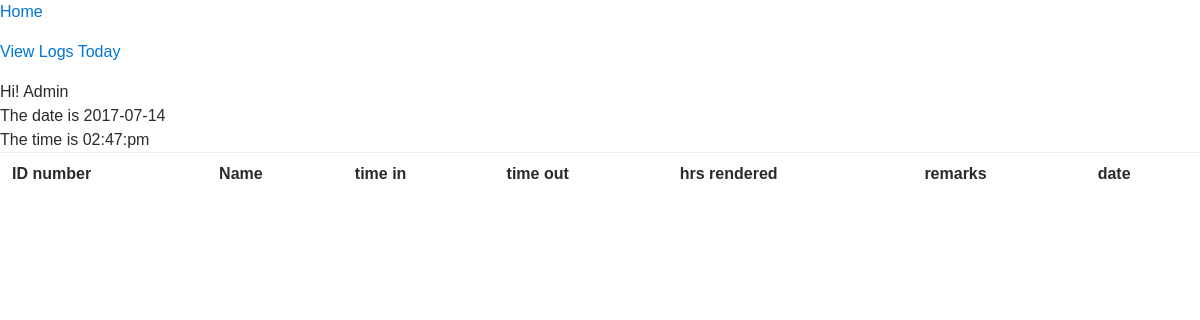
/admin/recentlogs.php (signed in), run on an earlier commit of the app's database.
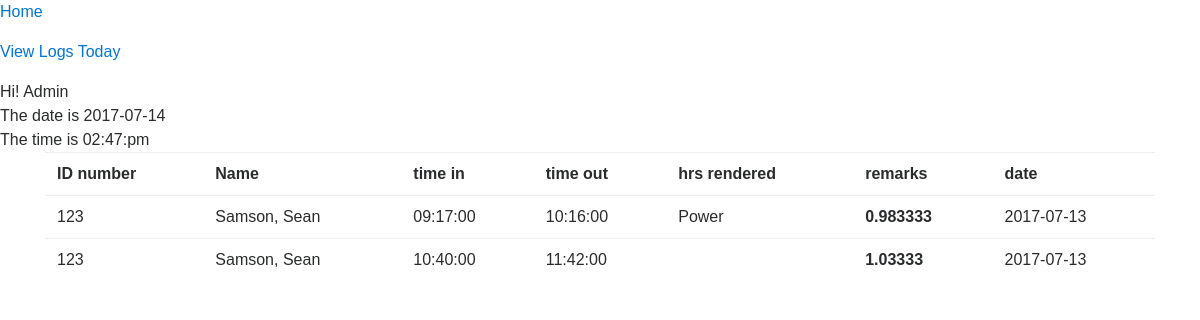
And on a later commit of the database.
### tables this page shows
CREATE TABLE `logs` (
  `log_id` int(11) NOT NULL,
  `time_in` time DEFAULT NULL,
  `time_out` time DEFAULT NULL,
  `hrs_rendered` float DEFAULT NULL,
  `remarks` varchar(200) DEFAULT NULL,
  `date` date NOT NULL,
  `id_number` varchar(45) NOT NULL
);

CREATE TABLE `students` (
  `idnumber` varchar(45) NOT NULL,
  `lastname` varchar(100) NOT NULL,
  `firstname` varchar(100) NOT NULL,
  `course` varchar(100) NOT NULL,
  `year` int(11) NOT NULL,
  `password` varchar(100) NOT NULL,
  `time_schedule` varchar(45) NOT NULL,
  `day_schedule` varchar(45) NOT NULL,
  `adviser_id` varchar(45) NOT NULL
);

### admin/recentlogs.php (the view, shortened to what this page needs)
<html>
<head>
  <link rel="stylesheet" type="text/css" href="../style/bootstrap.css">
  <link rel="stylesheet" type="text/css" href="../style/bootsrap-grid.css">
  <link rel="stylesheet" type="text/css" href="../style/bootstrap.min.css">
  <link rel="stylesheet" type="text/css" href="../style/popup.css">
</head>
<body>
<p><a href="adminpage.php" >Home</a></p>
<p><a href="viewlogs.php" >View Logs Today</a></p>
<?php
require("../connect.php");
if (isset($_SESSION['username'])) {
	  echo"Hi! ". $_SESSION['username'];
}else{
	header("location: index.php");
}
$date = date('Y-m-d');
$time = date('h:i:a');
$sql = mysqli_query($con,"Select * from students inner join logs on students.idnumber = logs.id_number where logs.date != '$date' order by logs.date ");
echo "<br>";
echo "The date is ".$date;
echo "<br>";
echo "The time is ".$time;
if($sql->num_rows > '0'){
	echo "<div class='container'>";
	echo"<table class='table table-hover'>";
		echo"<tr>";
			echo"
				<th>ID number</th>
				<th>Name</th>
				<th>time in</th>
				<th>time out</th>
				<th>hrs rendered</th>
				<th>remarks</th>
				<th>date</th>
				</tr>
			";
	while($rows = mysqli_fetch_assoc($sql)){
		$idnumber = $rows['idnumber'];
		$lastname = $rows['lastname'];
		$firstname = $rows['firstname'];
		$timein = $rows['time_in'];
		$timeout = $rows['time_out'];
		$remarks = $rows['remarks'];
		$date = $rows['date'];
		$hrs = $rows['hrs_rendered'];
		echo "<tr>
					        		<td>$idnumber</td>
					        		<td>$lastname, $firstname</td>
					        		<td>$timein</td>
					        		<td>$timeout</td>
					        		<td>$remarks</td>
					        		<th>$hrs</th>
					        		<td>$date</td>
					        	</tr>";
	}
	echo"</table>";
	echo"</div>";
}else{
	echo"<table class='table table-hover'>";
		echo"<tr>";
			echo"
				<th>ID number</th>
				<th>Name</th>
				<th>time in</th>
				<th>time out</th>
				<th>hrs rendered</th>
				<th>remarks</th>
				<th>date</th>
				</tr>
			";
}
?>
</body>
</html>

### style/popup.css (style rules this page uses)
body { font-family: Arial, sans-serif; background-size: cover; height: auto; }

What changed in the data, as far as the page shows it:
added logs: id_number.idnumber "123", id_number.lastname "Samson", id_number.firstname "Sean", time_in "09:17:00", time_out "10:16:00", remarks "Power", hrs_rendered "0.983333", date "2017-07-13"
added logs: id_number.idnumber "123", id_number.lastname "Samson", id_number.firstname "Sean", time_in "10:40:00", time_out "11:42:00", hrs_rendered "1.03333", date "2017-07-13"
